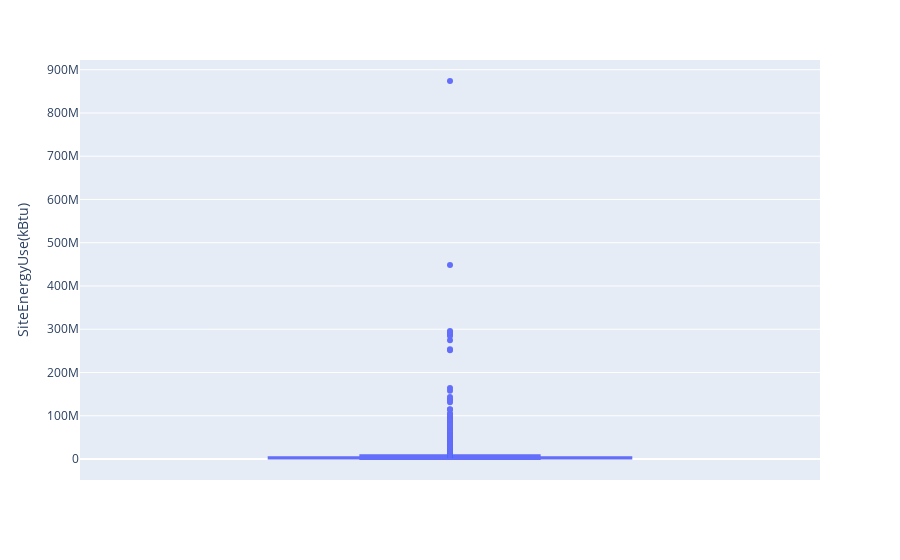

Write notebook code for a chart like this one.
### Code cell
fig = px.box(data, y="SiteEnergyUse(kBtu)")
fig.show()

### Figure 1 — Plotly figure (JSON) as saved in the notebook; plotly's stock layout.template omitted (floating-point values rounded to 4 significant figures; data arrays with more than 128 entries replaced by an {"elided": "..."} marker saying what was removed)
{"data": [{"alignmentgroup": "True", "hovertemplate": "SiteEnergyUse(kBtu)=%{y}<extra></extra>", "legendgroup": "", "marker": {"color": "#636efa"}, "name": "", "notched": false, "offsetgroup": "", "orientation": "v", "showlegend": false, "type": "box", "x0": " ", "xaxis": "x", "y": {"elided": "6716 float values"}, "y0": " ", "yaxis": "y"}], "layout": {"boxmode": "group", "legend": {"tracegroupgap": 0}, "margin": {"t": 60}, "xaxis": {"anchor": "y", "domain": [0, 1]}, "yaxis": {"anchor": "x", "domain": [0, 1], "title": {"text": "SiteEnergyUse(kBtu)"}}}}
